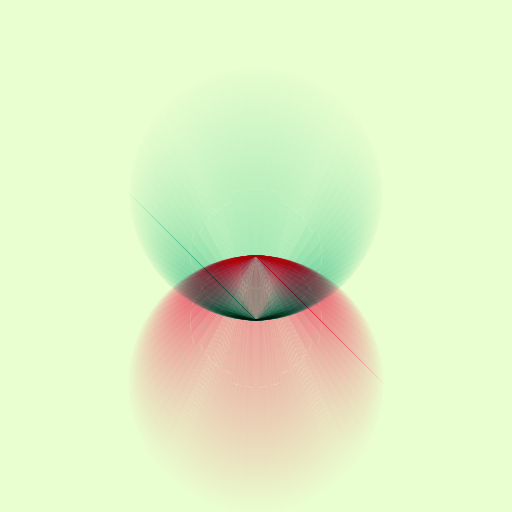
Frame 1 (no input)
Frame 60 (no input): identical to frame 1, image omitted
Frame 120 (the mouse pressed at the canvas centre since frame 60): identical to frame 1, image omitted

The p5.js sketch that drew this single still picture (run headless with seeded random() and noise() and a simulated clock; from frame 60 on, the mouse is pressed at the canvas centre):

// p5.js sketch
// ── sketch.js
var WIDTH = 512,
  HEIGHT = 512,
  radius = 128,
  xoff = 0,
  inc = 0.1,
  count = 4

var _colors = {
  pink: "#ff75a0",
  yellow: "fce38a",
  lime: "#eaffd0",
  green: "#95e1d3",
}

function setup() {
  createCanvas(WIDTH, HEIGHT)
  pixelDensity(1)
}

function gradientCircle(x, y, size, color) {
  push()
  translate(x, y)

  var r = red(color),
    g = green(color),
    b = blue(color)

  for (var i = 0; i < size; i += 1) {
    stroke(r, g, b, (i / size) * 255)
    circle(0, -i / 2, size - i)
  }

  pop()
}

function draw() {
  blendMode(BLEND)
  background(color(_colors.lime))

  noFill()

  translate(width / 2, height / 2)

  translate(0, 128)

  blendMode(MULTIPLY)
  gradientCircle(0, 0, 256, color(_colors.pink))
  rotate(PI)
  gradientCircle(0, 256 - 64, 256, color(_colors.green))

  xoff += inc
}
